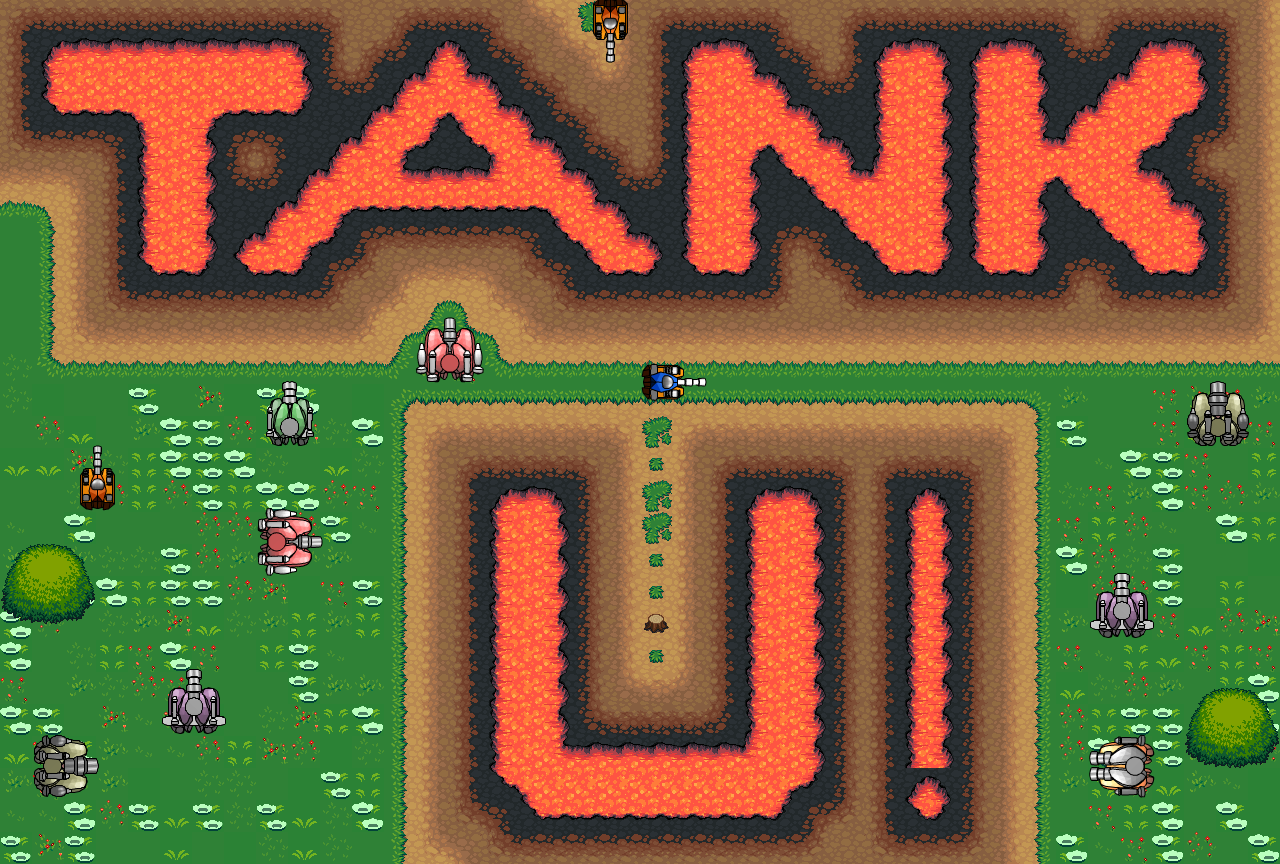

A 2D game scene composited from a Tiled map and its tileset images. What follows is a short description and the map's XML, with each tile layer's data collapsed to a summary:
An orthogonal 40x27 tile map with 32x32 px tiles, 5 tile layers (Tile Layer 2, Tile Layer 1, Tile Layer 3, Tile Layer 4, ...), 2 tilesets.

<map version="1.0" orientation="orthogonal" renderorder="right-down" width="40" height="27" tilewidth="32" tileheight="32" nextobjectid="1">
 <tileset firstgid="1" name="terrain_atlas" tilewidth="32" tileheight="32">
  <image source="terrain_atlas.png" width="1024" height="1024" />
 </tileset>
 <tileset firstgid="1025" name="15_tank_set 68x68" tilewidth="68" tileheight="68">
  <image source="15_tank_set 68x68.png" width="340" height="204" />
 </tileset>
 <layer name="Tile Layer 2" width="40" height="27">
  <data>[1080 cells, 1080 non-empty, 1 distinct tile ids]</data>
 </layer>
 <layer name="Tile Layer 1" width="40" height="27">
  <data>[1080 cells, 1072 non-empty, 26 distinct tile ids]</data>
 </layer>
 <layer name="Tile Layer 3" width="40" height="27">
  <data>[1080 cells, 528 non-empty, 13 distinct tile ids]</data>
 </layer>
 <layer name="Tile Layer 4" width="40" height="27">
  <data>[1080 cells, 399 non-empty, 26 distinct tile ids]</data>
 </layer>
 <layer name="Tile Layer 5" width="40" height="27">
  <data>[1080 cells, 29 non-empty, 25 distinct tile ids]</data>
 </layer>
</map>
